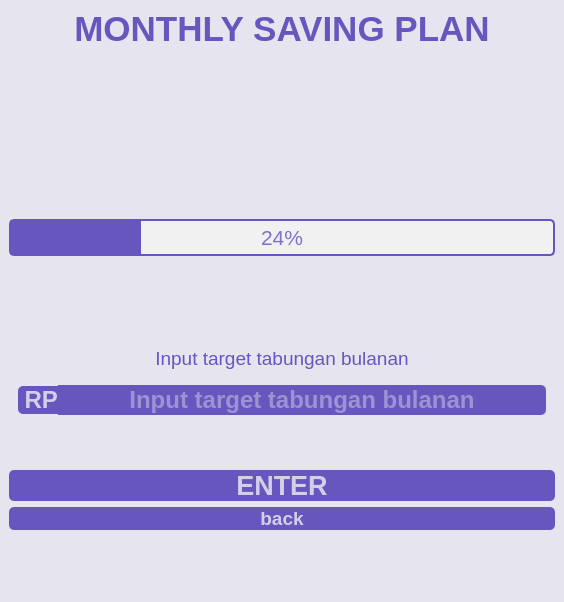
<?xml version="1.0" encoding="UTF-8"?>
<ui version="4.0">
 <class>MainWindow</class>
 <widget class="QMainWindow" name="MainWindow">
  <property name="geometry">
   <rect>
    <x>0</x>
    <y>0</y>
    <width>564</width>
    <height>452</height>
   </rect>
  </property>
  <property name="windowTitle">
   <string>MainWindow</string>
  </property>
  <widget class="QWidget" name="saving">
   <property name="styleSheet">
    <string notr="true">background-color: rgb(230, 228, 238);</string>
   </property>
   <layout class="QVBoxLayout" name="verticalLayout">
    <item>
     <widget class="QLabel" name="saving_plan">
      <property name="sizePolicy">
       <sizepolicy hsizetype="Expanding" vsizetype="Fixed">
        <horstretch>12</horstretch>
        <verstretch>6</verstretch>
       </sizepolicy>
      </property>
      <property name="font">
       <font>
        <family>Arial</family>
        <pointsize>26</pointsize>
        <weight>75</weight>
        <bold>true</bold>
       </font>
      </property>
      <property name="styleSheet">
       <string notr="true">color: rgb(102, 86, 190);</string>
      </property>
      <property name="text">
       <string>MONTHLY SAVING PLAN</string>
      </property>
      <property name="alignment">
       <set>Qt::AlignCenter</set>
      </property>
     </widget>
    </item>
    <item>
     <widget class="QLabel" name="saving_logo">
      <property name="sizePolicy">
       <sizepolicy hsizetype="Expanding" vsizetype="Fixed">
        <horstretch>0</horstretch>
        <verstretch>10</verstretch>
       </sizepolicy>
      </property>
      <property name="minimumSize">
       <size>
        <width>75</width>
        <height>75</height>
       </size>
      </property>
      <property name="styleSheet">
       <string notr="true">image: url(:/login/images/DompetQ.png);</string>
      </property>
      <property name="text">
       <string/>
      </property>
     </widget>
    </item>
    <item>
     <spacer name="verticalSpacer">
      <property name="orientation">
       <enum>Qt::Vertical</enum>
      </property>
      <property name="sizeType">
       <enum>QSizePolicy::Fixed</enum>
      </property>
      <property name="sizeHint" stdset="0">
       <size>
        <width>20</width>
        <height>83</height>
       </size>
      </property>
     </spacer>
    </item>
    <item>
     <widget class="QProgressBar" name="saving_bar">
      <property name="sizePolicy">
       <sizepolicy hsizetype="Expanding" vsizetype="Fixed">
        <horstretch>0</horstretch>
        <verstretch>0</verstretch>
       </sizepolicy>
      </property>
      <property name="minimumSize">
       <size>
        <width>50</width>
        <height>0</height>
       </size>
      </property>
      <property name="font">
       <font>
        <family>Arial</family>
        <pointsize>16</pointsize>
       </font>
      </property>
      <property name="styleSheet">
       <string notr="true">QProgressBar {
     border: 2px solid #6656be; /* Mengubah warna border di sini */
    border-radius: 5px;
    text-align: center; /* Teks persentase di tengah */
    background-color: #f1f1f1; /* Warna latar belakang */
	color: #7e71c7; /* Mengubah warna tulisan persentase di sini (hitam) */
}

QProgressBar::chunk {
    background-color: #6656be; /* Warna bar yang berjalan */
    width: 10px; /* Membuat tampilan bar terlihat lebih tersegmentasi */
}</string>
      </property>
      <property name="value">
       <number>24</number>
      </property>
     </widget>
    </item>
    <item>
     <widget class="QLabel" name="saving_keterangan">
      <property name="sizePolicy">
       <sizepolicy hsizetype="Expanding" vsizetype="Fixed">
        <horstretch>0</horstretch>
        <verstretch>0</verstretch>
       </sizepolicy>
      </property>
      <property name="font">
       <font>
        <family>Arial</family>
        <pointsize>16</pointsize>
       </font>
      </property>
      <property name="styleSheet">
       <string notr="true">color: rgb(102, 86, 190);</string>
      </property>
      <property name="text">
       <string/>
      </property>
      <property name="alignment">
       <set>Qt::AlignCenter</set>
      </property>
     </widget>
    </item>
    <item>
     <spacer name="verticalSpacer_6">
      <property name="orientation">
       <enum>Qt::Vertical</enum>
      </property>
      <property name="sizeType">
       <enum>QSizePolicy::Fixed</enum>
      </property>
      <property name="sizeHint" stdset="0">
       <size>
        <width>20</width>
        <height>55</height>
       </size>
      </property>
     </spacer>
    </item>
    <item>
     <spacer name="verticalSpacer_5">
      <property name="orientation">
       <enum>Qt::Vertical</enum>
      </property>
      <property name="sizeHint" stdset="0">
       <size>
        <width>20</width>
        <height>40</height>
       </size>
      </property>
     </spacer>
    </item>
    <item>
     <spacer name="verticalSpacer_3">
      <property name="orientation">
       <enum>Qt::Vertical</enum>
      </property>
      <property name="sizeHint" stdset="0">
       <size>
        <width>20</width>
        <height>40</height>
       </size>
      </property>
     </spacer>
    </item>
    <item>
     <widget class="QLabel" name="saving_number">
      <property name="enabled">
       <bool>true</bool>
      </property>
      <property name="sizePolicy">
       <sizepolicy hsizetype="Expanding" vsizetype="Fixed">
        <horstretch>0</horstretch>
        <verstretch>0</verstretch>
       </sizepolicy>
      </property>
      <property name="font">
       <font>
        <family>Arial</family>
        <pointsize>14</pointsize>
        <weight>50</weight>
        <bold>false</bold>
       </font>
      </property>
      <property name="styleSheet">
       <string notr="true">color: rgb(102, 86, 190);
border-top-color: rgb(102, 86, 190);</string>
      </property>
      <property name="text">
       <string>Input target tabungan bulanan</string>
      </property>
      <property name="textFormat">
       <enum>Qt::AutoText</enum>
      </property>
      <property name="alignment">
       <set>Qt::AlignCenter</set>
      </property>
     </widget>
    </item>
    <item>
     <widget class="QWidget" name="input_saving" native="true">
      <property name="sizePolicy">
       <sizepolicy hsizetype="Expanding" vsizetype="Fixed">
        <horstretch>0</horstretch>
        <verstretch>0</verstretch>
       </sizepolicy>
      </property>
      <layout class="QHBoxLayout" name="horizontalLayout_2">
       <item>
        <layout class="QHBoxLayout" name="horizontalLayout">
         <property name="spacing">
          <number>0</number>
         </property>
         <property name="sizeConstraint">
          <enum>QLayout::SetDefaultConstraint</enum>
         </property>
         <item>
          <widget class="QLabel" name="saving_satuan">
           <property name="sizePolicy">
            <sizepolicy hsizetype="Minimum" vsizetype="Fixed">
             <horstretch>0</horstretch>
             <verstretch>0</verstretch>
            </sizepolicy>
           </property>
           <property name="font">
            <font>
             <family>Arial</family>
             <pointsize>18</pointsize>
             <weight>75</weight>
             <bold>true</bold>
            </font>
           </property>
           <property name="styleSheet">
            <string notr="true">background-color: rgb(102, 86, 190);
color: rgb(212, 207, 232);
border-top-left-radius: 5px;
border-bottom-left-radius: 5px;</string>
           </property>
           <property name="text">
            <string> RP</string>
           </property>
          </widget>
         </item>
         <item>
          <widget class="QLineEdit" name="saving_input">
           <property name="font">
            <font>
             <family>Arial</family>
             <pointsize>18</pointsize>
             <weight>75</weight>
             <bold>true</bold>
            </font>
           </property>
           <property name="styleSheet">
            <string notr="true">background-color: rgb(102, 86, 190);
color: rgb(212, 207, 232);
border:none;
border-top-right-radius: 5px;
border-bottom-right-radius: 5px;</string>
           </property>
           <property name="alignment">
            <set>Qt::AlignCenter</set>
           </property>
           <property name="placeholderText">
            <string>Input target tabungan bulanan</string>
           </property>
           <property name="clearButtonEnabled">
            <bool>true</bool>
           </property>
          </widget>
         </item>
        </layout>
       </item>
      </layout>
     </widget>
    </item>
    <item>
     <spacer name="verticalSpacer_4">
      <property name="orientation">
       <enum>Qt::Vertical</enum>
      </property>
      <property name="sizeType">
       <enum>QSizePolicy::Fixed</enum>
      </property>
      <property name="sizeHint" stdset="0">
       <size>
        <width>20</width>
        <height>40</height>
       </size>
      </property>
     </spacer>
    </item>
    <item>
     <widget class="QPushButton" name="saving_enter">
      <property name="font">
       <font>
        <family>Arial</family>
        <pointsize>20</pointsize>
        <weight>75</weight>
        <bold>true</bold>
       </font>
      </property>
      <property name="styleSheet">
       <string notr="true">background-color: rgb(102, 86, 190);
color: rgb(212, 207, 232);
border-radius: 5px;</string>
      </property>
      <property name="text">
       <string>ENTER</string>
      </property>
     </widget>
    </item>
    <item>
     <widget class="QPushButton" name="saving_back">
      <property name="font">
       <font>
        <family>Arial</family>
        <pointsize>14</pointsize>
        <weight>75</weight>
        <bold>true</bold>
       </font>
      </property>
      <property name="styleSheet">
       <string notr="true">background-color: rgb(102, 86, 190);
color: rgb(212, 207, 232);
border-radius: 5px;
border-color: rgb(102, 86, 190);</string>
      </property>
      <property name="text">
       <string>back</string>
      </property>
     </widget>
    </item>
    <item>
     <spacer name="verticalSpacer_2">
      <property name="orientation">
       <enum>Qt::Vertical</enum>
      </property>
      <property name="sizeType">
       <enum>QSizePolicy::Fixed</enum>
      </property>
      <property name="sizeHint" stdset="0">
       <size>
        <width>20</width>
        <height>63</height>
       </size>
      </property>
     </spacer>
    </item>
   </layout>
  </widget>
 </widget>
 <resources>
  <include location="resources.qrc"/>
  <include location="../modules/resources.qrc"/>
 </resources>
 <connections/>
</ui>
